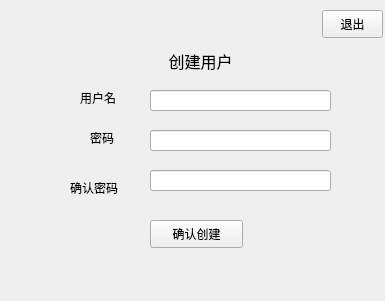
<?xml version="1.0" encoding="UTF-8"?>
<ui version="4.0">
 <class>create_usr</class>
 <widget class="QWidget" name="create_usr">
  <property name="geometry">
   <rect>
    <x>0</x>
    <y>0</y>
    <width>385</width>
    <height>301</height>
   </rect>
  </property>
  <property name="windowTitle">
   <string>创建新用户</string>
  </property>
  <widget class="QPushButton" name="btn_exit">
   <property name="geometry">
    <rect>
     <x>322</x>
     <y>10</y>
     <width>61</width>
     <height>28</height>
    </rect>
   </property>
   <property name="text">
    <string>退出</string>
   </property>
  </widget>
  <widget class="QPushButton" name="btn_create">
   <property name="geometry">
    <rect>
     <x>150</x>
     <y>220</y>
     <width>93</width>
     <height>28</height>
    </rect>
   </property>
   <property name="text">
    <string>确认创建</string>
   </property>
  </widget>
  <widget class="QLabel" name="label_theme">
   <property name="geometry">
    <rect>
     <x>150</x>
     <y>40</y>
     <width>101</width>
     <height>41</height>
    </rect>
   </property>
   <property name="font">
    <font>
     <pointsize>12</pointsize>
    </font>
   </property>
   <property name="text">
    <string>创建用户</string>
   </property>
   <property name="alignment">
    <set>Qt::AlignCenter</set>
   </property>
  </widget>
  <widget class="QLabel" name="label_usr">
   <property name="geometry">
    <rect>
     <x>80</x>
     <y>90</y>
     <width>51</width>
     <height>16</height>
    </rect>
   </property>
   <property name="text">
    <string>用户名</string>
   </property>
  </widget>
  <widget class="QLabel" name="label_passowrd">
   <property name="geometry">
    <rect>
     <x>90</x>
     <y>130</y>
     <width>41</width>
     <height>16</height>
    </rect>
   </property>
   <property name="text">
    <string>密码</string>
   </property>
  </widget>
  <widget class="QLabel" name="label_confirm">
   <property name="geometry">
    <rect>
     <x>70</x>
     <y>180</y>
     <width>72</width>
     <height>15</height>
    </rect>
   </property>
   <property name="text">
    <string>确认密码</string>
   </property>
  </widget>
  <widget class="QLineEdit" name="le_usr">
   <property name="geometry">
    <rect>
     <x>150</x>
     <y>90</y>
     <width>181</width>
     <height>21</height>
    </rect>
   </property>
  </widget>
  <widget class="QLineEdit" name="le_password">
   <property name="geometry">
    <rect>
     <x>150</x>
     <y>130</y>
     <width>181</width>
     <height>21</height>
    </rect>
   </property>
   <property name="inputMask">
    <string/>
   </property>
   <property name="echoMode">
    <enum>QLineEdit::Password</enum>
   </property>
  </widget>
  <widget class="QLineEdit" name="le_confirm">
   <property name="geometry">
    <rect>
     <x>150</x>
     <y>170</y>
     <width>181</width>
     <height>21</height>
    </rect>
   </property>
   <property name="echoMode">
    <enum>QLineEdit::Password</enum>
   </property>
  </widget>
 </widget>
 <resources/>
 <connections/>
</ui>
